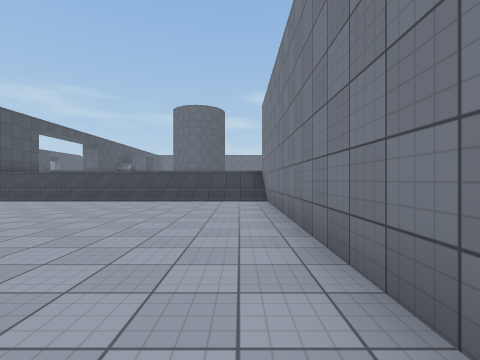
View 1 (above)

23 first-person views from a walk through a scene from a Unity 3-D project. The camera is 1.3 m above the floor, looks level and sees 85° across. The floor is counted in squares, 2 m on a side. Each view is taken from the middle of a square. On the plan, view 1 faces up. The plan holds only what a view shows up to about 9 squares ahead; the rest is blank. The place goes on beyond the plan. Surface patterns are stand-ins for the level's own textures.

View 2
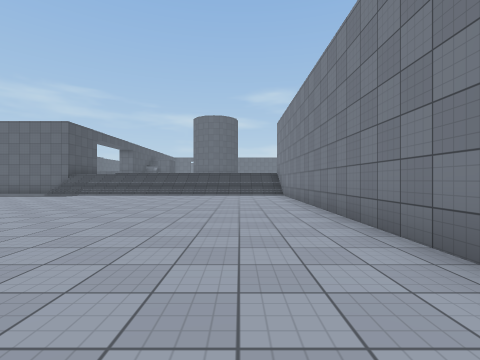

View 3
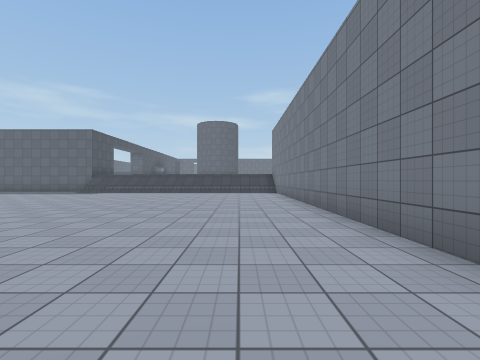

View 4
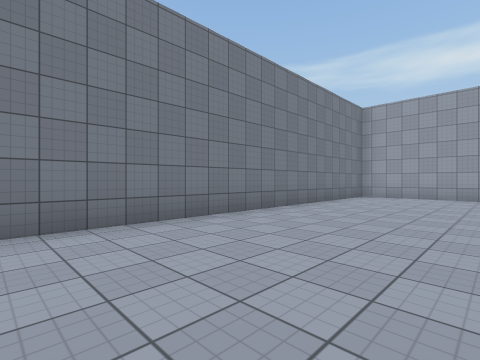

View 5
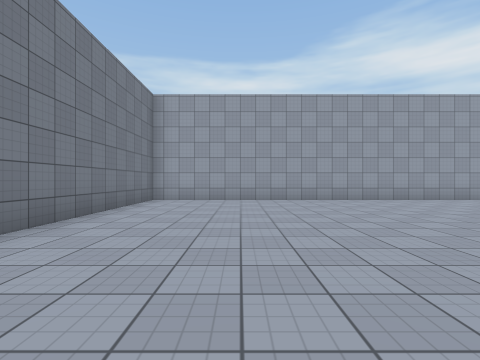

View 6
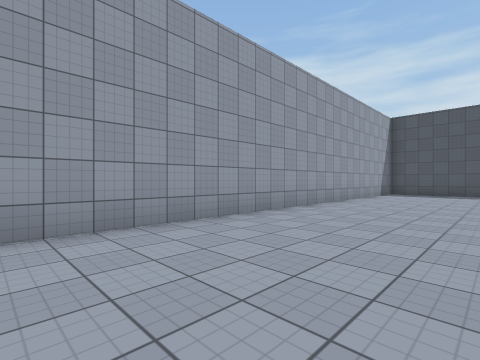

View 7
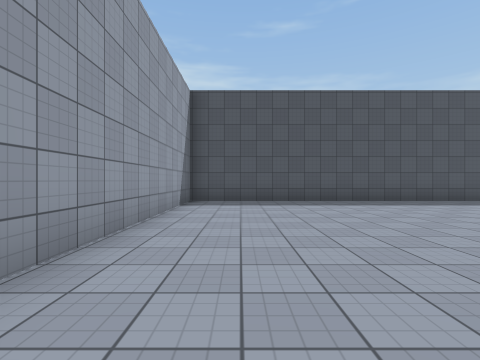

View 8
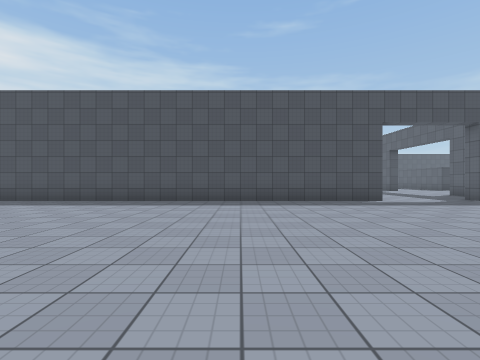

View 9
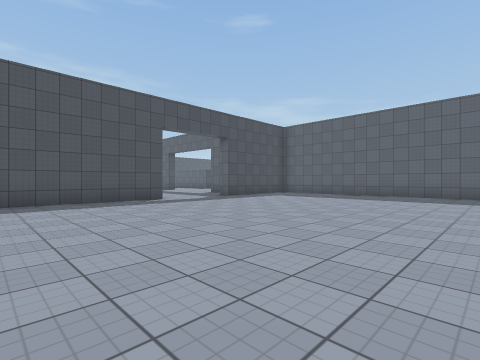

View 10
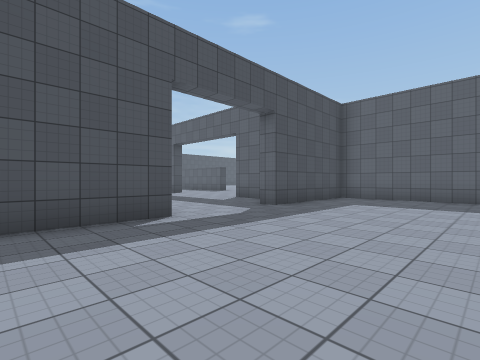

View 11
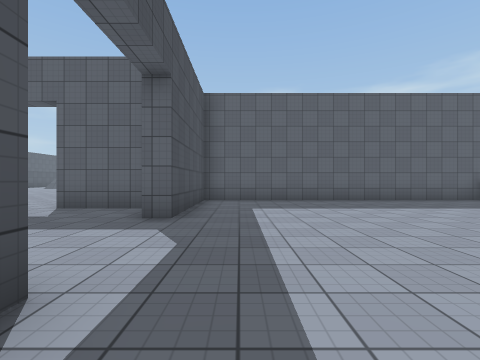

View 12
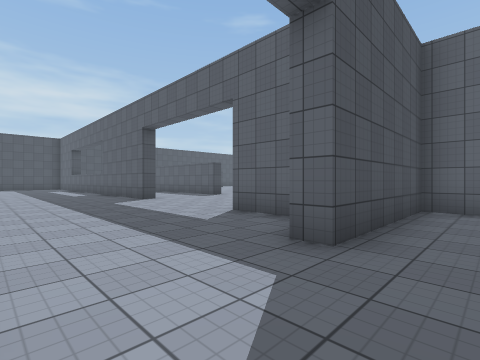

View 13
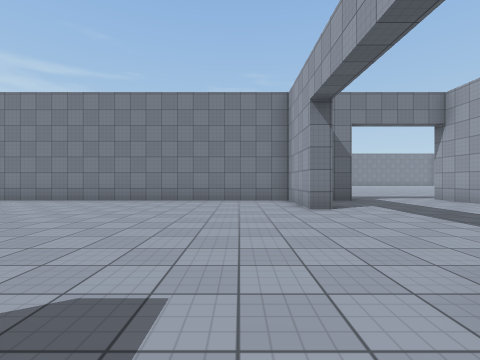

View 14
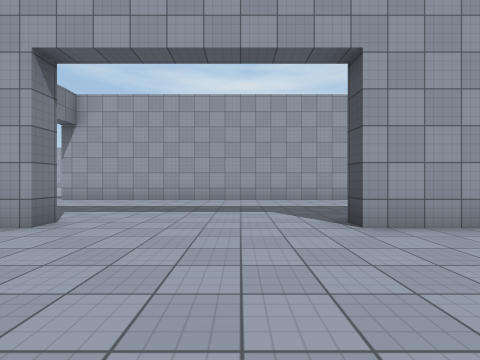

View 15
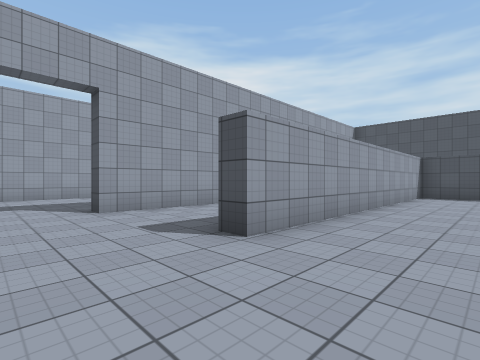

View 16
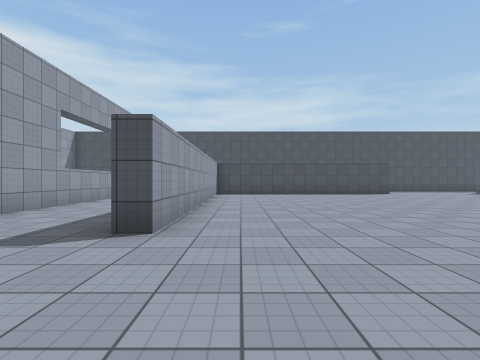

View 17
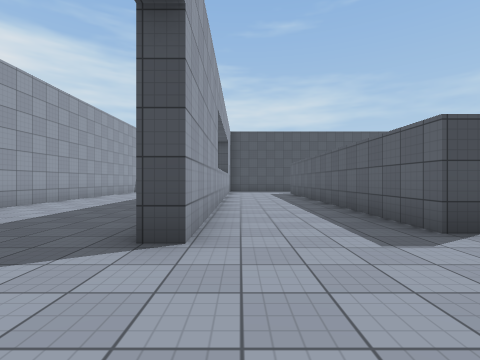

View 18
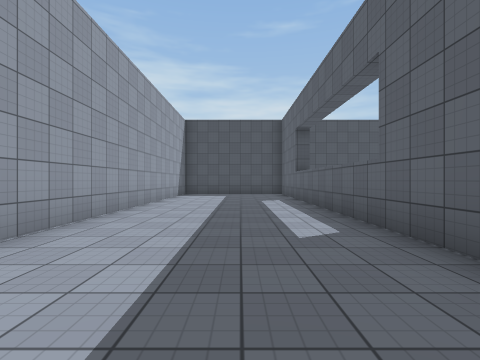

View 19
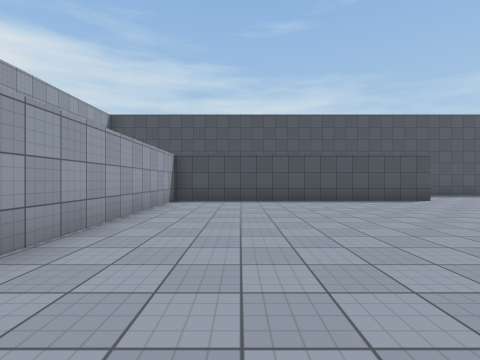

View 20
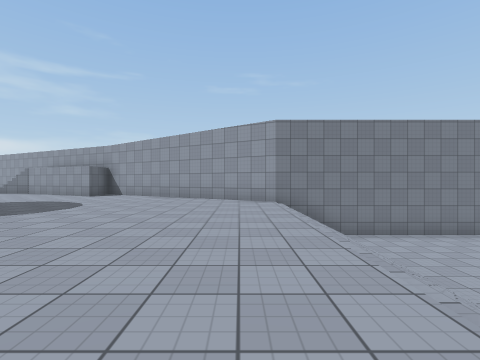

View 21
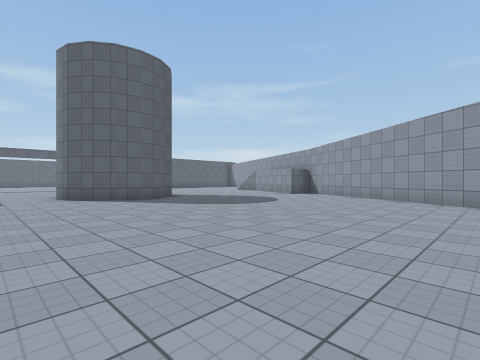

View 22
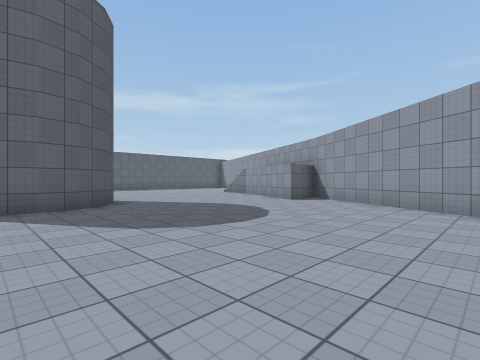

View 23
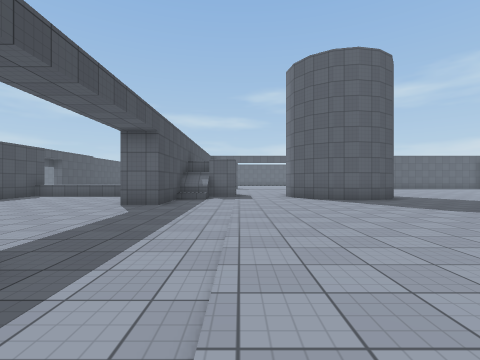

### Floor plan
Key: @ floor where view 1 was taken; # wall or solid block; . main floor; : floor 2 m higher than the main floor; + floor 2.5 m higher than the main floor; / step, stairs or slope.
Columns run from 35 left of view 1 to 5 right of it. Each row starts with its distance up from view 1.
 19 #....              #:::::#+/:::###::::
 18 #......              ::::#:::::::::::::
 17 #.......         #   ::::#:::::::::::::/
 16 #........       .#    ::::::::::::::::::#
 15 #.........    ...#     ::::::::::::::::##
 14 #..........  ....#      :::::::::::::::#
 13 #................#       :::::::::::::##
 12 #................#        :::::::::::##
 11 #########........#         ::::::::::#
 10    ..............#########  ////////##
  9    ..............#........//////////#
  8    ..............#.......  /////////#
  7 ##########....####........   .......#
  6 .................#..................#
  5 ....................................#
  4 ....................................#
  3 .......................... .........#
  2 #################.........  ........#
  1                 #.........  ........#
  0                 #.........   ......@#
 -1                 #.........    ......#
 -2                 #.........     .....#
 -3                 #........       ....#
 -4                 #.......        ....#
 -5                 #......        .....#
 -6                 #.....        ......#
 -7                 #......      .......#
 -8                 #...................#
 -9                 #...................#
-10                 #...................#
-11                 #...................#
-12                 #####################

Where each view was taken, in squares from view 1:
view 1: 0 up, 0 right, facing up
view 2: 3 down, 1 left, facing up
view 3: 5 down, 1 left, facing up
view 4: 1 down, 3 left, facing down-right
view 5: 3 down, 2 left, facing down
view 6: 8 down, 5 left, facing down-left
view 7: 10 down, 10 left, facing left
view 8: 2 down, 10 left, facing left
view 9: 2 down, 10 left, facing up-left
view 10: 0 up, 14 left, facing up-left
view 11: 1 up, 17 left, facing up
view 12: 3 up, 17 left, facing up-left
view 13: 9 up, 27 left, facing right
view 14: 11 up, 24 left, facing down
view 15: 13 up, 24 left, facing down-left
view 16: 12 up, 23 left, facing left
view 17: 8 up, 23 left, facing left
view 18: 5 up, 26 left, facing left
view 19: 13 up, 27 left, facing left
view 20: 11 up, 7 left, facing right
view 21: 10 up, 7 left, facing up-right
view 22: 12 up, 4 left, facing up-right
view 23: 10 up, 7 left, facing up
